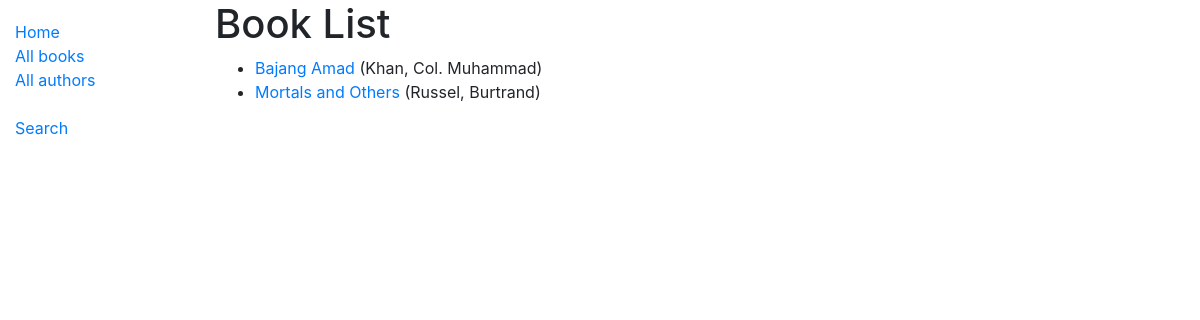
/catalog/books/, run on the app's committed database.
### catalog/models.py (models this page shows, shortened)
class Book(models.Model):
    LANGUAGES = (
        ('e', 'English'),
        ('u', 'Urdu'),
        ('s', 'Sindhi'),
        ('a', 'Arabic'),
        ('p', 'Persion'),
    )
    CONDITIONS = (
        ('g','Good'),
        ('b','Bad'),
        ('f','fine'),
    )
    title = models.CharField(max_length=200)
    author = models.ForeignKey('Author', on_delete=models.SET_NULL, null=True)
    language = models.CharField(max_length=1,choices = LANGUAGES,blank=True, default='s')
    summary = models.TextField(max_length=1000, help_text='Enter a brief description of the book')
    genre = models.ManyToManyField(Genre, help_text='Select a genre for this book')
    YEAR_CHOICES = [(r,r) for r in range(1800, datetime.date.today().year+1)]
    pub_year = models.IntegerField(('year'), choices=YEAR_CHOICES, default=datetime.datetime.now().year)
    condition = models.CharField(max_length=1,choices = CONDITIONS,blank=True, default='g')
    url = models.URLField(max_length=400,default='#')
    class Meta:
        ordering = ['title','-pub_year']
    def get_absolute_url(self):
        return reverse('book-detail', args=[str(self.id)])
    def display_genre(self):
        """Create a string for the Genre. This is required to display genre in Admin."""
        return ', '.join(genre.name for genre in self.genre.all()[:3])
    display_genre.short_description = 'Genre'

class Author(models.Model):
    first_name = models.CharField(max_length=100)
    last_name = models.CharField(max_length=100)
    date_of_birth = models.DateField(null=True, blank=True)
    date_of_death = models.DateField('Died', null=True, blank=True)
    class Meta:
        ordering = ['first_name','last_name']
    def __str__(self):
        return f'{self.last_name}, {self.first_name}'

### catalog/views.py (the view)
# urls.py: path('books/', views.BookListView.as_view(), name='books'),
class BookListView(generic.ListView):
    model = Book
    paginate_by = 10

### catalog/templates/catalog/book_list.html
{% extends "base_generic.html" %}
{% block content %}
  <h1>Book List</h1>
  {% if book_list %}
  <ul>
    {% for book in book_list %}
      <li>
        <a href="{{ book.get_absolute_url }}">{{ book.title }}</a> ({{book.author}})
      </li>
    {% endfor %}
  </ul>
  {% else %}
    <p>There are no books in the library.</p>
  {% endif %}
{% endblock %}

### data on the page
Book: title "Bajang Amad", author "Khan, Col. Muhammad"
Book: title "Mortals and Others", author "Russel, Burtrand"
